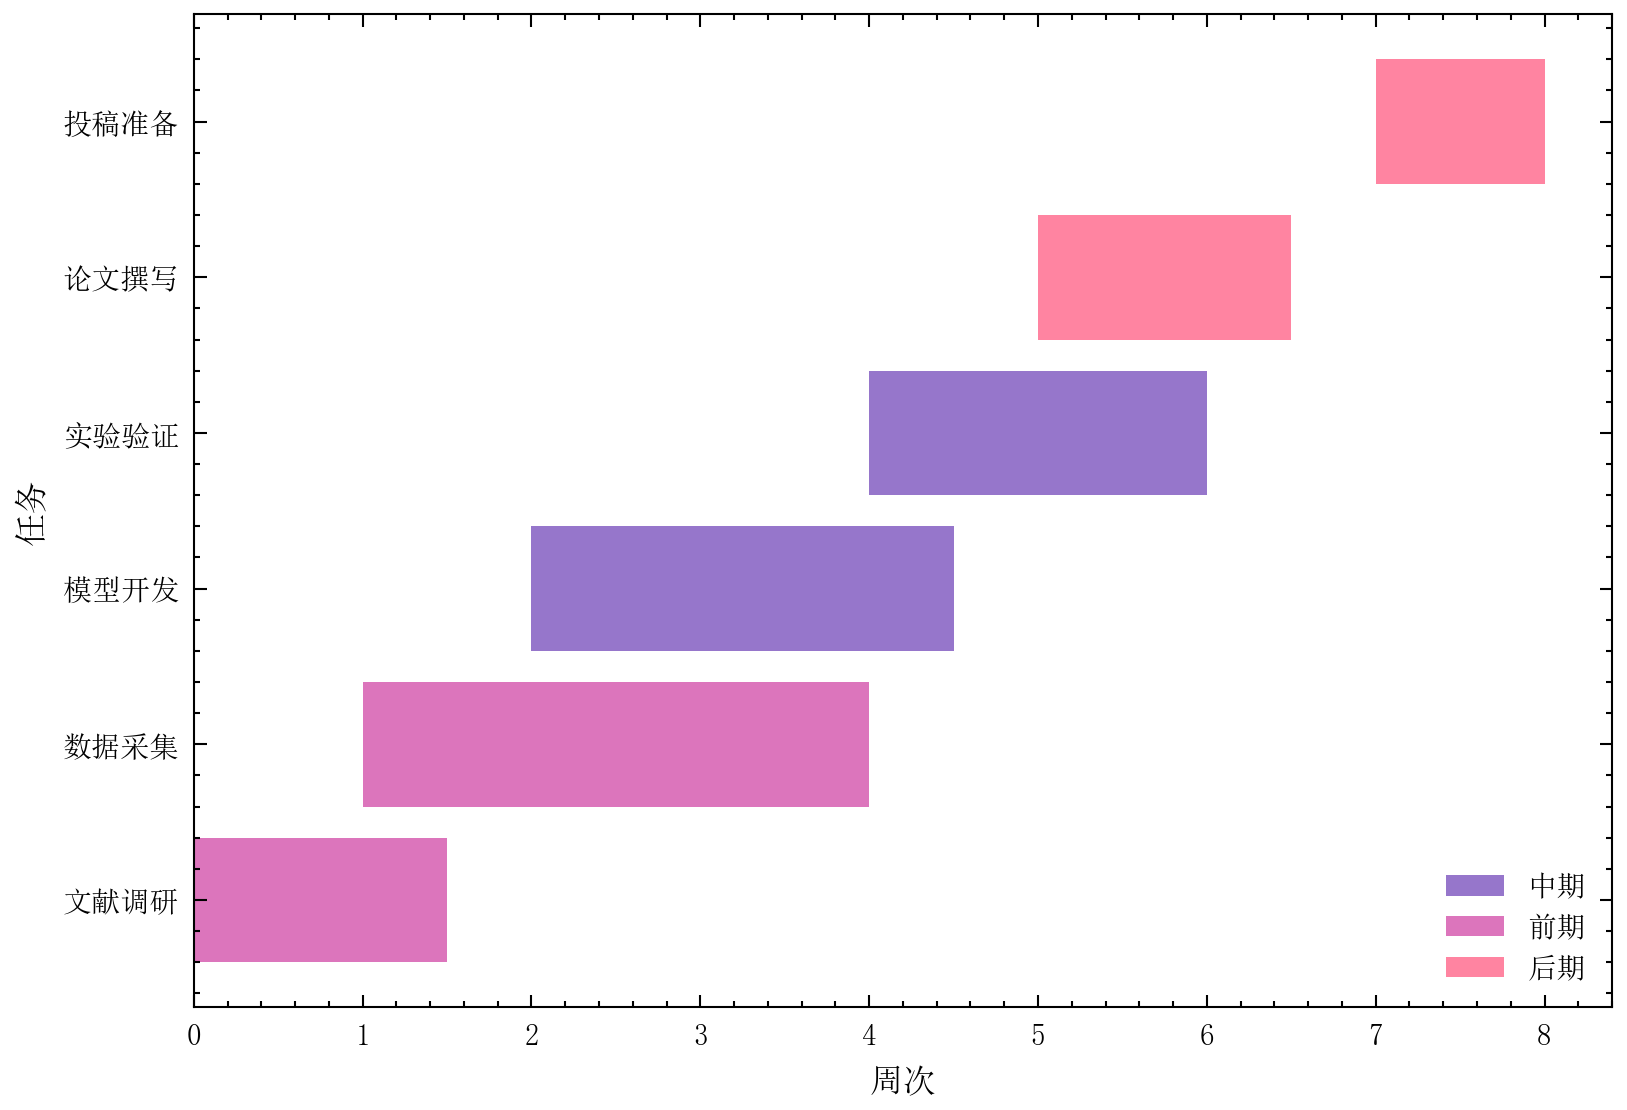

Write Python code to recreate this figure.
"""
22_gantt.py — 甘特图

展示 plot_gantt()：项目任务时间线。
场景：科研项目 8 周执行计划。
"""

import numpy as np
import sciplot as sp

# ── 数据生成 ──────────────────────────────────────────────────
tasks = ["文献调研", "数据采集", "模型开发", "实验验证", "论文撰写", "投稿准备"]
start = [0, 1, 2, 4, 5, 7]
duration = [1.5, 3, 2.5, 2, 1.5, 1]
phases = ["前期", "前期", "中期", "中期", "后期", "后期"]

# ── 绘图 ──────────────────────────────────────────────────────
sp.setup_style("thesis", "pastel", lang="zh")

fig, ax = sp.plot_gantt(
    tasks,
    start=start,
    duration=duration,
    color_by=phases,
    xlabel="周次",
    ylabel="任务",
)

# ── 保存 ──────────────────────────────────────────────────────
sp.save(fig, "showcase/22_gantt", formats=("png",), dpi=300)
